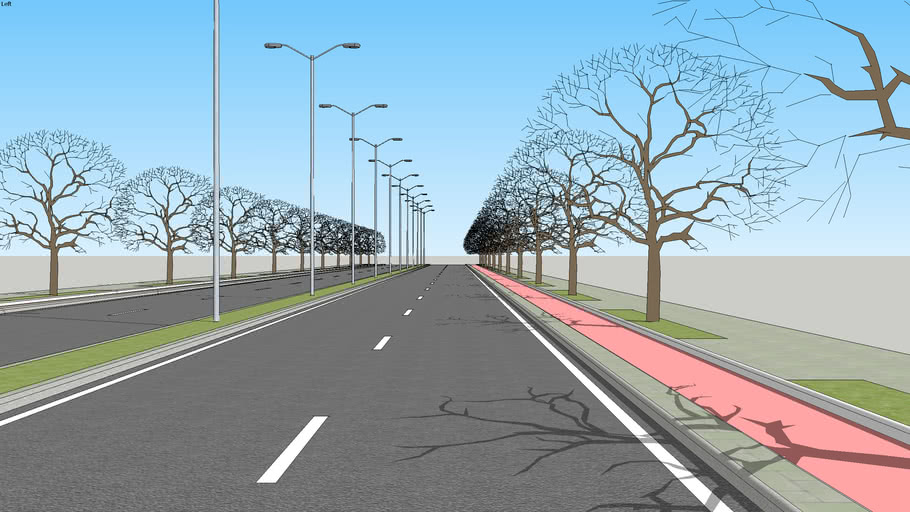
#> input picture road2.jpg, 910 x 512 px
$ python Find_lane_lines.py
#> lines starting #> are read from the running program, lines starting #| are printed output that depends on the picture
import matplotlib.image as mpimg
import matplotlib.pyplot as plt
import numpy as np
import cv2

image_color = mpimg.imread('road2.jpg')
#> image_color is the input picture: shape (512, 910, 3); mean R, G, B 148.7, 170.1, 181.5
#plt.imshow(image_color)
print(image_color.shape)
#| (512, 910, 3)

image_gray = cv2.cvtColor(image_color, cv2.COLOR_BGR2GRAY)
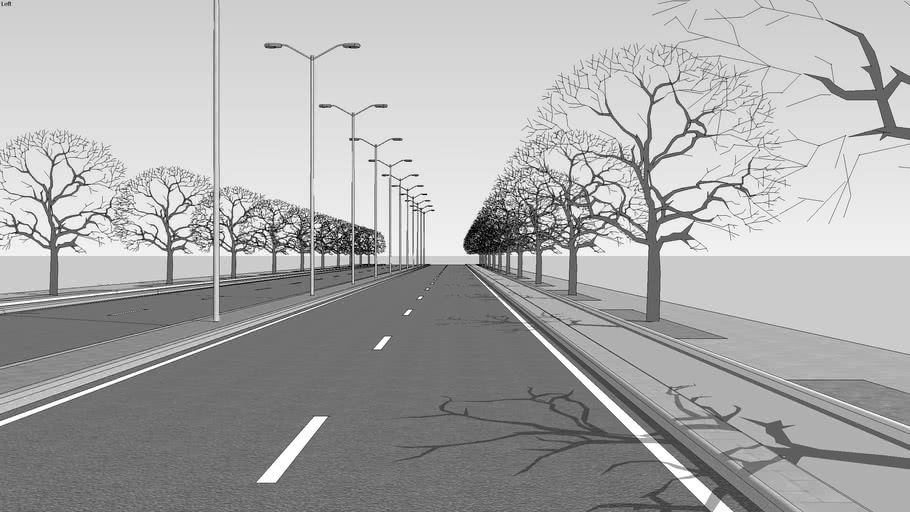
#> image_gray: shape (512, 910); min 0, max 255, mean 171
#plt.imshow("GrayScale", image_gray)
cv2.imshow("Gray_image", image_color)
cv2.waitKey(0)
cv2.destroyAllWindows

print(image_gray.shape)
#| (512, 910)


image_copy = np.copy(image_gray)
image_copy[(image_copy[:,:] < 250)] = 0
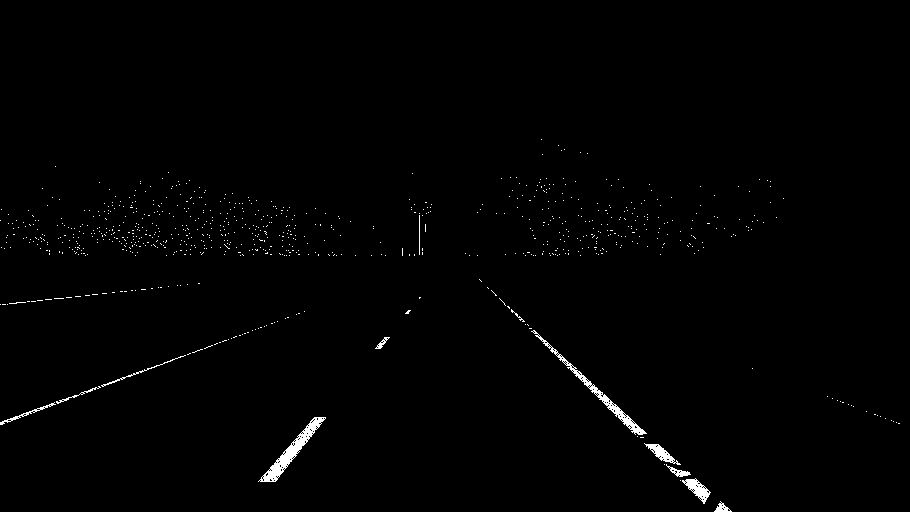
#> image_copy: shape (512, 910); min 0, max 255, mean 2.2
cv2.imshow("Lane_detect", image_copy)
cv2.waitKey(0)
cv2.destroyAllWindows
